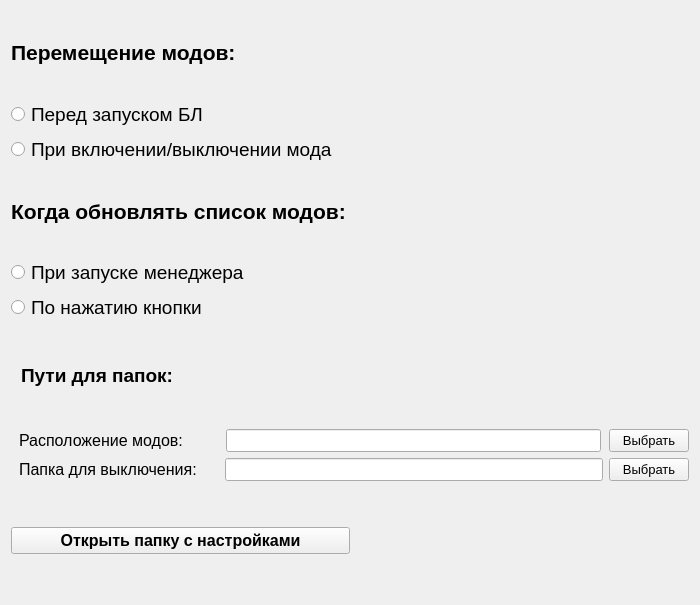
<?xml version="1.0" encoding="UTF-8"?>
<ui version="4.0">
 <class>SettingsWindow</class>
 <widget class="QWidget" name="SettingsWindow">
  <property name="geometry">
   <rect>
    <x>0</x>
    <y>0</y>
    <width>700</width>
    <height>605</height>
   </rect>
  </property>
  <property name="minimumSize">
   <size>
    <width>700</width>
    <height>605</height>
   </size>
  </property>
  <property name="maximumSize">
   <size>
    <width>700</width>
    <height>605</height>
   </size>
  </property>
  <property name="windowTitle">
   <string>Настройки</string>
  </property>
  <layout class="QVBoxLayout" name="verticalLayout_3" stretch="6,0">
   <item>
    <layout class="QVBoxLayout" name="verticalLayout" stretch="2,2,2,0,2">
     <item>
      <layout class="QVBoxLayout" name="verticalLayout_5">
       <item>
        <widget class="QLabel" name="mod_move_method_label">
         <property name="font">
          <font>
           <pointsize>16</pointsize>
           <weight>75</weight>
           <italic>false</italic>
           <bold>true</bold>
          </font>
         </property>
         <property name="text">
          <string>Перемещение модов:</string>
         </property>
         <property name="margin">
          <number>10</number>
         </property>
        </widget>
       </item>
       <item>
        <widget class="QRadioButton" name="before_game_start_rb">
         <property name="font">
          <font>
           <pointsize>14</pointsize>
           <weight>50</weight>
           <italic>false</italic>
           <bold>false</bold>
          </font>
         </property>
         <property name="text">
          <string>Перед запуском БЛ</string>
         </property>
         <attribute name="buttonGroup">
          <string notr="true">mod_move_method_group</string>
         </attribute>
        </widget>
       </item>
       <item>
        <widget class="QRadioButton" name="on_switch_rb">
         <property name="font">
          <font>
           <pointsize>14</pointsize>
           <weight>50</weight>
           <italic>false</italic>
           <bold>false</bold>
          </font>
         </property>
         <property name="text">
          <string>При включении/выключении мода</string>
         </property>
         <attribute name="buttonGroup">
          <string notr="true">mod_move_method_group</string>
         </attribute>
        </widget>
       </item>
      </layout>
     </item>
     <item>
      <layout class="QVBoxLayout" name="verticalLayout_4">
       <item>
        <widget class="QLabel" name="when_update_label">
         <property name="enabled">
          <bool>true</bool>
         </property>
         <property name="font">
          <font>
           <pointsize>16</pointsize>
           <weight>75</weight>
           <italic>false</italic>
           <bold>true</bold>
          </font>
         </property>
         <property name="text">
          <string>Когда обновлять список модов:</string>
         </property>
         <property name="margin">
          <number>10</number>
         </property>
        </widget>
       </item>
       <item>
        <widget class="QRadioButton" name="on_launch_update_rb">
         <property name="font">
          <font>
           <pointsize>14</pointsize>
           <weight>50</weight>
           <italic>false</italic>
           <bold>false</bold>
          </font>
         </property>
         <property name="text">
          <string>При запуске менеджера</string>
         </property>
         <attribute name="buttonGroup">
          <string notr="true">update_group</string>
         </attribute>
        </widget>
       </item>
       <item>
        <widget class="QRadioButton" name="on_button_click_rb">
         <property name="font">
          <font>
           <pointsize>14</pointsize>
           <weight>50</weight>
           <italic>false</italic>
           <bold>false</bold>
          </font>
         </property>
         <property name="text">
          <string>По нажатию кнопки</string>
         </property>
         <attribute name="buttonGroup">
          <string notr="true">update_group</string>
         </attribute>
        </widget>
       </item>
      </layout>
     </item>
     <item>
      <layout class="QVBoxLayout" name="verticalLayout_2" stretch="0,0,0">
       <property name="bottomMargin">
        <number>0</number>
       </property>
       <item>
        <widget class="QLabel" name="path_label">
         <property name="font">
          <font>
           <pointsize>14</pointsize>
           <weight>75</weight>
           <bold>true</bold>
          </font>
         </property>
         <property name="text">
          <string>Пути для папок:</string>
         </property>
         <property name="indent">
          <number>10</number>
         </property>
        </widget>
       </item>
       <item>
        <layout class="QHBoxLayout" name="horizontalLayout_3" stretch="11,20,0">
         <property name="spacing">
          <number>8</number>
         </property>
         <item>
          <widget class="QLabel" name="enabel_folder_label">
           <property name="font">
            <font>
             <pointsize>12</pointsize>
             <weight>50</weight>
             <italic>false</italic>
             <bold>false</bold>
            </font>
           </property>
           <property name="text">
            <string>Расположение модов:</string>
           </property>
           <property name="margin">
            <number>0</number>
           </property>
           <property name="indent">
            <number>8</number>
           </property>
          </widget>
         </item>
         <item>
          <widget class="QLineEdit" name="enabel_folder_name">
           <property name="enabled">
            <bool>true</bool>
           </property>
           <property name="font">
            <font>
             <pointsize>10</pointsize>
             <weight>50</weight>
             <italic>false</italic>
             <bold>false</bold>
            </font>
           </property>
           <property name="readOnly">
            <bool>true</bool>
           </property>
          </widget>
         </item>
         <item>
          <widget class="QPushButton" name="browse_enabel_folder_button">
           <property name="font">
            <font>
             <pointsize>10</pointsize>
             <weight>50</weight>
             <italic>false</italic>
             <bold>false</bold>
            </font>
           </property>
           <property name="text">
            <string>Выбрать</string>
           </property>
          </widget>
         </item>
        </layout>
       </item>
       <item>
        <layout class="QHBoxLayout" name="horizontalLayout_4" stretch="11,20,0">
         <item>
          <widget class="QLabel" name="disabel_folder_label">
           <property name="font">
            <font>
             <pointsize>12</pointsize>
             <weight>50</weight>
             <italic>false</italic>
             <bold>false</bold>
            </font>
           </property>
           <property name="text">
            <string>Папка для выключения: </string>
           </property>
           <property name="margin">
            <number>0</number>
           </property>
           <property name="indent">
            <number>8</number>
           </property>
          </widget>
         </item>
         <item>
          <widget class="QLineEdit" name="disabel_folder_name">
           <property name="enabled">
            <bool>true</bool>
           </property>
           <property name="font">
            <font>
             <pointsize>10</pointsize>
             <weight>50</weight>
             <italic>false</italic>
             <bold>false</bold>
            </font>
           </property>
           <property name="readOnly">
            <bool>true</bool>
           </property>
           <property name="clearButtonEnabled">
            <bool>false</bool>
           </property>
          </widget>
         </item>
         <item>
          <widget class="QPushButton" name="browse_disable_folder_button">
           <property name="font">
            <font>
             <pointsize>10</pointsize>
             <weight>50</weight>
             <italic>false</italic>
             <bold>false</bold>
            </font>
           </property>
           <property name="text">
            <string>Выбрать</string>
           </property>
          </widget>
         </item>
        </layout>
       </item>
      </layout>
     </item>
     <item>
      <spacer name="verticalSpacer_2">
       <property name="orientation">
        <enum>Qt::Vertical</enum>
       </property>
       <property name="sizeHint" stdset="0">
        <size>
         <width>20</width>
         <height>40</height>
        </size>
       </property>
      </spacer>
     </item>
     <item>
      <layout class="QHBoxLayout" name="horizontalLayout_5" stretch="5,5">
       <item>
        <widget class="QPushButton" name="open_settings_button">
         <property name="font">
          <font>
           <pointsize>12</pointsize>
           <weight>75</weight>
           <bold>true</bold>
          </font>
         </property>
         <property name="text">
          <string>Открыть папку с настройками</string>
         </property>
        </widget>
       </item>
       <item>
        <spacer name="horizontalSpacer">
         <property name="orientation">
          <enum>Qt::Horizontal</enum>
         </property>
         <property name="sizeHint" stdset="0">
          <size>
           <width>40</width>
           <height>20</height>
          </size>
         </property>
        </spacer>
       </item>
      </layout>
     </item>
    </layout>
   </item>
   <item>
    <spacer name="verticalSpacer">
     <property name="orientation">
      <enum>Qt::Vertical</enum>
     </property>
     <property name="sizeHint" stdset="0">
      <size>
       <width>20</width>
       <height>40</height>
      </size>
     </property>
    </spacer>
   </item>
  </layout>
 </widget>
 <resources/>
 <connections/>
 <buttongroups>
  <buttongroup name="update_group"/>
  <buttongroup name="mod_move_method_group"/>
 </buttongroups>
</ui>
